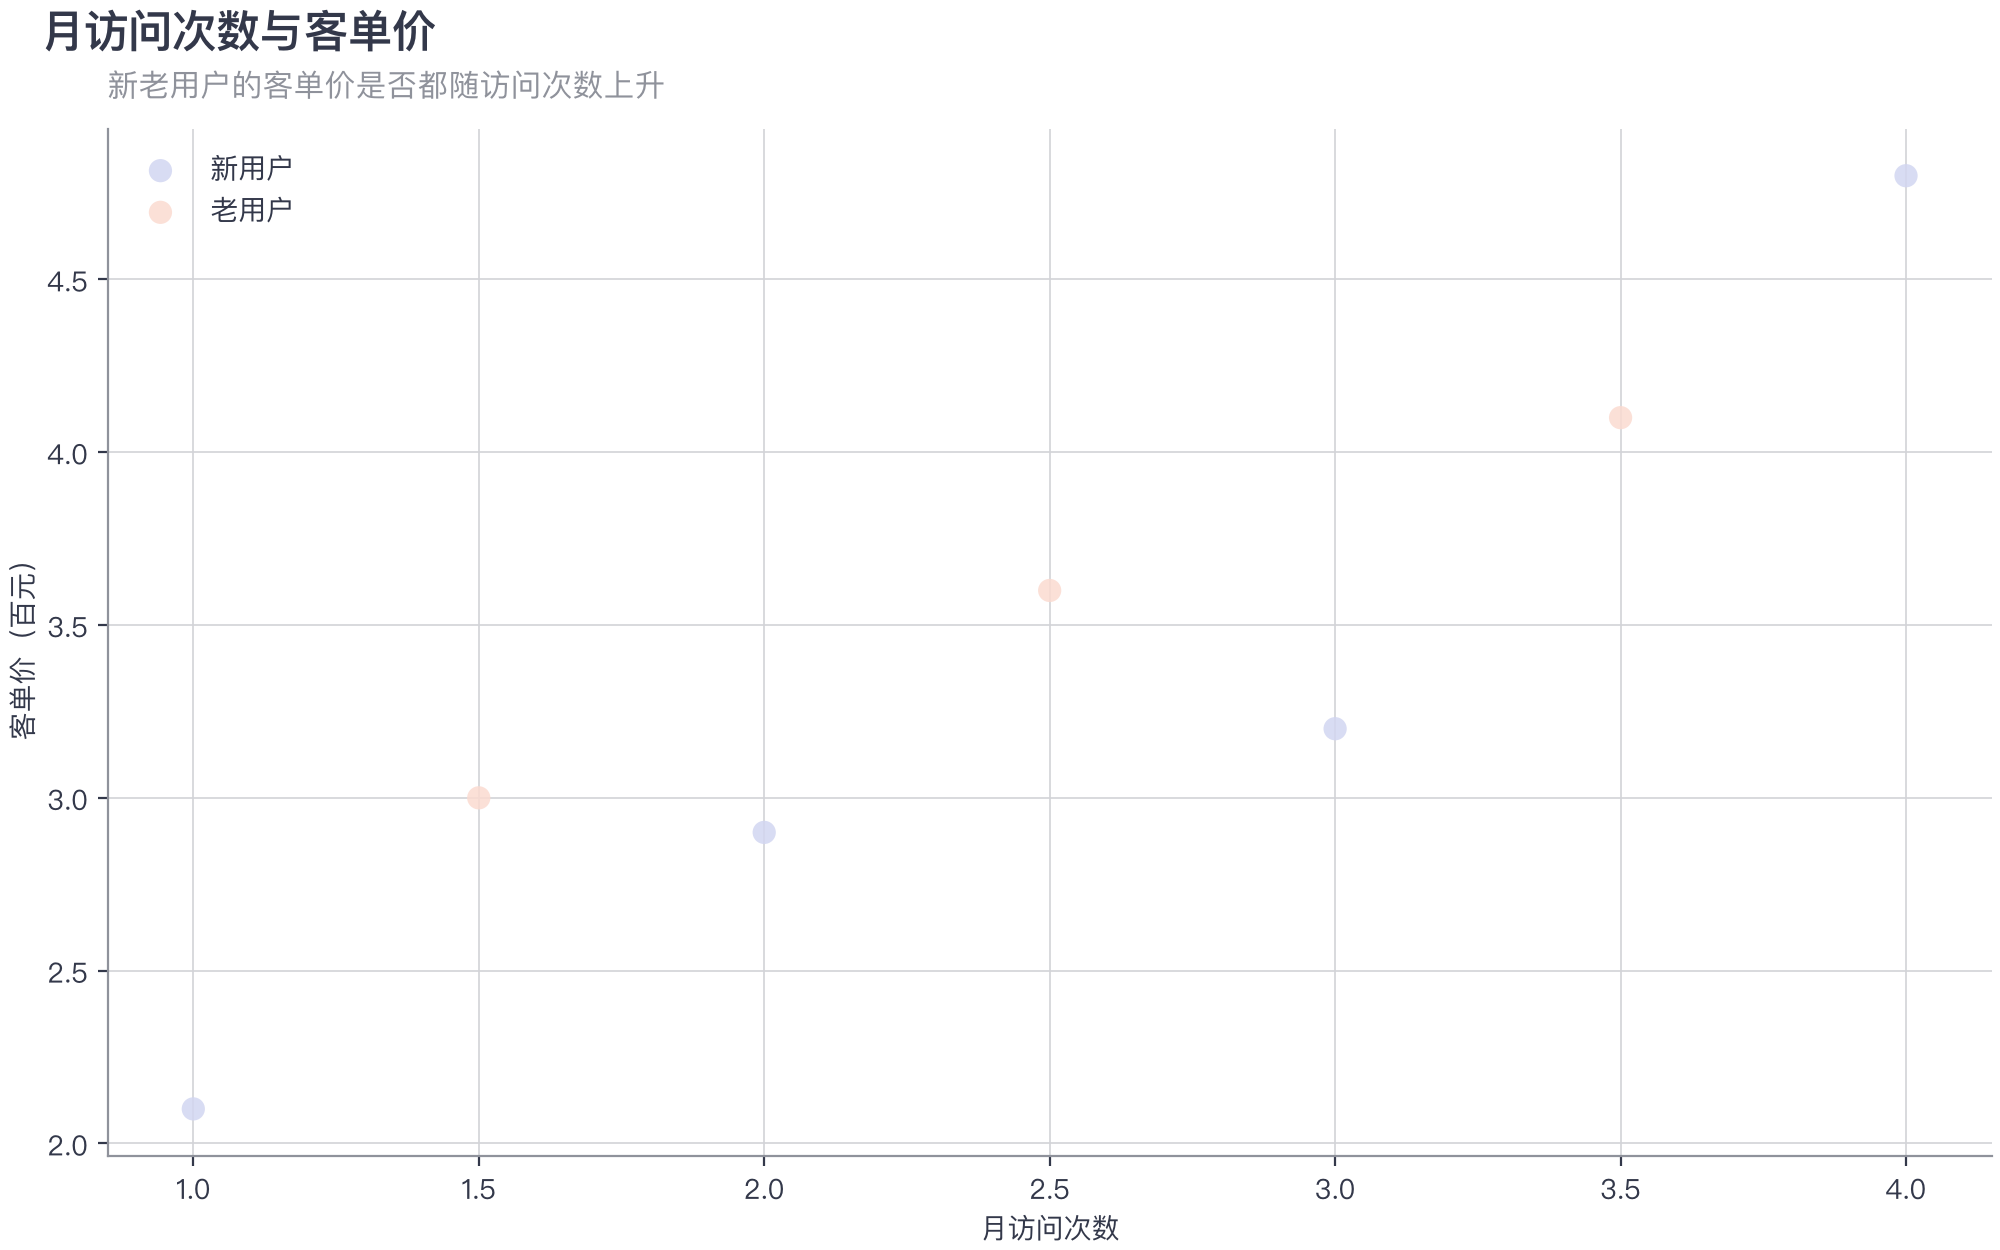

Write Python code to recreate this figure.
import json
import os
import sys

import matplotlib.pyplot as plt

sys.path.insert(0, '$SKILL/scripts')  # 换成 skill 的实际目录
import palette as P  # noqa: E402

SCHEME = 'macaron'  # 和文档里其他图同一套方案
c = json.loads(P.emitChart(SCHEME))
plt.rcParams['font.sans-serif'] = ['PingFang SC', 'Microsoft YaHei', 'Noto Sans CJK SC', 'sans-serif']
MIN_SIDE = int(os.environ.get('DIAGRAM_MIN_SIDE', 4000))
fig, ax = plt.subplots(figsize=(10, 6.25), dpi=MIN_SIDE // 10, layout='constrained')  # 宽 10 英寸，长边 = MIN_SIDE
fig.patch.set_facecolor(c['background'])
ax.set_facecolor(c['background'])
# 标题区：标题加粗、副标题写这张图回答的问题
fig.suptitle('月访问次数与客单价', x=0.02, ha='left', fontsize=16, fontweight='bold', color=c['text'])
ax.set_title('新老用户的客单价是否都随访问次数上升', loc='left', fontsize=11, color=c['axis'], pad=12)
groups = {'新用户': ([1, 2, 3, 4], [2.1, 2.9, 3.2, 4.8]), '老用户': ([1.5, 2.5, 3.5], [3.0, 3.6, 4.1])}
for i, (name, (xs, ys)) in enumerate(groups.items()):
    ax.scatter(xs, ys, s=70, color=c['categorical'][i], label=name, alpha=.85, edgecolors='none')
ax.set_xlabel('月访问次数', color=c['text'])
ax.set_ylabel('客单价（百元）', color=c['text'])
ax.legend(frameon=False, labelcolor=c['text'])
for side in ('top', 'right'):
    ax.spines[side].set_visible(False)
for side in ('left', 'bottom'):
    ax.spines[side].set_color(c['axis'])
ax.tick_params(colors=c['text'])
ax.grid(color=c['grid'], linewidth=.6)
ax.set_axisbelow(True)
fig.savefig('scatter.png')
